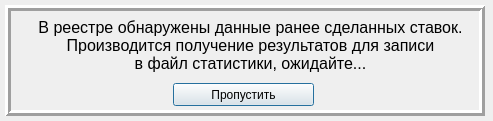
<?xml version="1.0" encoding="UTF-8"?>
<ui version="4.0">
 <class>bets_checking</class>
 <widget class="QDialog" name="bets_checking">
  <property name="windowModality">
   <enum>Qt::ApplicationModal</enum>
  </property>
  <property name="geometry">
   <rect>
    <x>0</x>
    <y>0</y>
    <width>493</width>
    <height>121</height>
   </rect>
  </property>
  <property name="sizePolicy">
   <sizepolicy hsizetype="Fixed" vsizetype="Fixed">
    <horstretch>0</horstretch>
    <verstretch>0</verstretch>
   </sizepolicy>
  </property>
  <property name="maximumSize">
   <size>
    <width>493</width>
    <height>200</height>
   </size>
  </property>
  <property name="windowTitle">
   <string>Поиск сделанных ставок</string>
  </property>
  <property name="modal">
   <bool>true</bool>
  </property>
  <widget class="QFrame" name="frame">
   <property name="geometry">
    <rect>
     <x>5</x>
     <y>5</y>
     <width>480</width>
     <height>111</height>
    </rect>
   </property>
   <property name="frameShape">
    <enum>QFrame::Box</enum>
   </property>
   <property name="frameShadow">
    <enum>QFrame::Raised</enum>
   </property>
   <property name="lineWidth">
    <number>3</number>
   </property>
   <widget class="QLabel" name="label_waitBetsResult">
    <property name="geometry">
     <rect>
      <x>30</x>
      <y>10</y>
      <width>431</width>
      <height>61</height>
     </rect>
    </property>
    <property name="text">
     <string>&lt;html&gt;&lt;head/&gt;&lt;body&gt;&lt;p align=&quot;center&quot;&gt;&lt;span style=&quot; font-size:12pt;&quot;&gt;В реестре обнаружены данные ранее сделанных ставок. &lt;br/&gt;Производится получение результатов для записи &lt;br/&gt;в файл статистики, ожидайте...&lt;/span&gt;&lt;/p&gt;&lt;/body&gt;&lt;/html&gt;</string>
    </property>
   </widget>
   <widget class="QPushButton" name="pushButton_skipBetsCheking">
    <property name="geometry">
     <rect>
      <x>168</x>
      <y>78</y>
      <width>141</width>
      <height>23</height>
     </rect>
    </property>
    <property name="text">
     <string>Пропустить</string>
    </property>
   </widget>
  </widget>
 </widget>
 <resources/>
 <connections/>
</ui>
